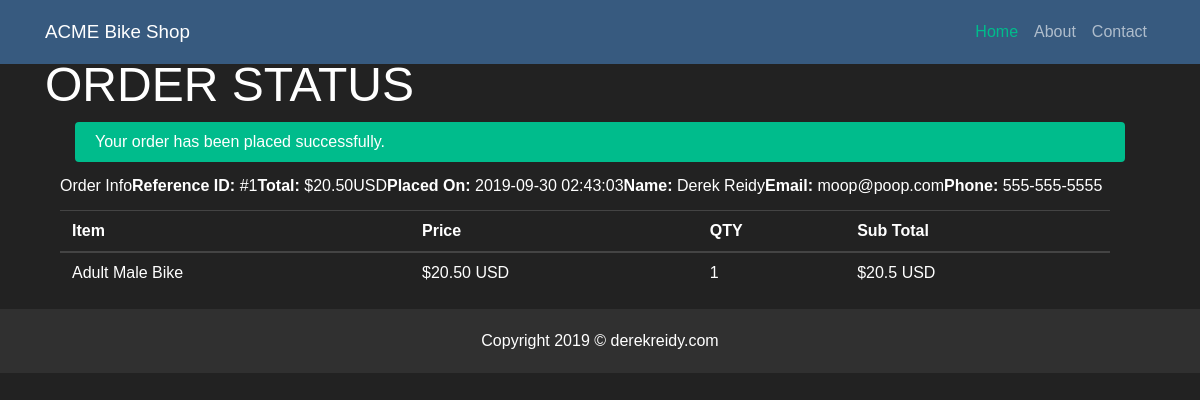
The page /orderSuccess.php?id=1 on the database its author committed.
### tables this page shows
CREATE TABLE `orders` (
  `id` int(11) NOT NULL,
  `customer_id` int(11) NOT NULL,
  `grand_total` float(10,2) NOT NULL,
  `created` datetime NOT NULL,
  `status` enum('Pending','Completed','Cancelled') NOT NULL DEFAULT 'Pending'
);

CREATE TABLE `customers` (
  `id` int(11) NOT NULL,
  `first_name` varchar(25) NOT NULL,
  `last_name` varchar(25) NOT NULL,
  `email` varchar(50) NOT NULL,
  `phone` varchar(15) NOT NULL,
  `address` text NOT NULL,
  `city` varchar(255) NOT NULL,
  `state` varchar(50) NOT NULL,
  `zip` int(15) NOT NULL,
  `created` datetime NOT NULL,
  `modified` datetime NOT NULL,
  `status` enum('1','0') NOT NULL DEFAULT '1' COMMENT '1=Active | 0=Inactive'
);

CREATE TABLE `order_items` (
  `id` int(11) NOT NULL,
  `order_id` int(11) NOT NULL,
  `product_id` int(11) NOT NULL,
  `quantity` int(5) NOT NULL
);

CREATE TABLE `products` (
  `id` int(11) NOT NULL,
  `name` varchar(200) NOT NULL,
  `description` text NOT NULL,
  `product_type` varchar(200) NOT NULL,
  `price` float(10,2) NOT NULL,
  `image` varchar(255) NOT NULL,
  `created` datetime NOT NULL,
  `modified` datetime NOT NULL,
  `status` enum('1','0') NOT NULL DEFAULT '1' COMMENT '1=Active | 0=Inactive'
);

### orderSuccess.php (the view)
<?php include_once ('inc/header.php'); ?>
<?php
    $result = $db->query("SELECT r.*, c.first_name, c.last_name, c.email, c.phone FROM orders as r LEFT JOIN customers as c ON c.id = r.customer_id WHERE r.id = ".$_REQUEST['id']);
    if($result->num_rows > 0) {
        $orderInfo = $result->fetch_assoc();
    } else {
        header("Location: index.php");
    }
?>
<div class="container">
    <h1>ORDER STATUS</h1>
    <div class="col-12">
        <?php if(!empty($orderInfo)) { ?>
        <div class="col-md-12">
            <div class="alert alert-success">Your order has been placed successfully.</div>
        </div>
        <div class="row col-lg-12 ord-addr-info">
            <div class="hdr">Order Info</div>
            <p><b>Reference ID: </b> #<?php echo $orderInfo['id'];?></p>
            <p><b>Total: </b> <?php echo '$'.$orderInfo['grand_total']. 'USD'; ?></p>
            <p><b>Placed On: </b> <?php echo $orderInfo['created']; ?></p>
            <p><b>Name: </b> <?php echo $orderInfo['first_name'] . ' ' .$orderInfo['last_name'];?></p>
            <p><b>Email: </b> <?php echo $orderInfo['email']; ?></p>
            <p><b>Phone: </b> <?php echo $orderInfo['phone']; ?></p>
        </div>
        <div class="row col-lg-12">
            <table class="table table-hover">
                <thead>
                    <tr>
                        <th>Item</th>
                        <th>Price</th>
                        <th>QTY</th>
                        <th>Sub Total</th>
                    </tr>
                </thead>
                <tbody>
                <?php
                    $result = $db->query("SELECT i.*, p.name, p.price FROM order_items as i LEFT JOIN products as p ON p.id = i.product_id WHERE i.order_id = ".$orderInfo['id']);
                    if($result->num_rows > 0) {
                        while ($item = $result->fetch_assoc()) {
                            $price = $item['price'];
                            $quantity = $item['quantity'];
                            $sub_total = ($price * $quantity);
                ?>
                <tr>
                    <td><?php echo $item['name']; ?></td>
                    <td><?php echo '$'.$price. ' USD'; ?></td>
                    <td><?php echo $quantity; ?></td>
                    <td><?php echo '$' . $sub_total . ' USD'; ?></td>
                </tr>
                <?php } } ?>
                </tbody>
            </table>
        </div>
        <?php } else { ?>
        <div class="col-md-12">
            <div class="alert alert-danger">Your order submission failed.</div>
        </div>
        <?php } ?>
    </div>
</div>
<?php include_once ('inc/footer.php'); ?>

### css/style.css (style rules this page uses)
html { height: 100%; min-height: 100%; color: #222; font-size: 1em; line-height: 1.4; }
body { font: 100%/1 'PT Serif', sans-serif; padding-top: 56px; }

### rows shown on the page
orders: id "1", grand_total "20.50", created "2019-09-30 02:43:03", customer.first_name "Derek", customer.last_name "Reidy", customer.email "moop@poop.com", customer.phone "555-555-5555"
order_items: product.name "Adult Male Bike", product.price "20.50", quantity "1", sub_total "20.5"
